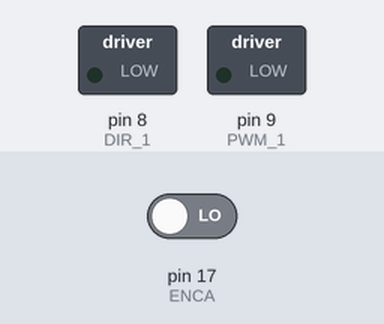
Recording of a sketch running on a simulated Arduino Uno, built with avr-gcc and run on an emulated ATmega328P. Parts: switched loads named in the sketch (green lamp = pin HIGH). Inputs (shaded band) come from the test bench; at power-on: pin 17 (ENCA) LOW. What the sketch prints to the serial monitor is not drawn.

Above: at 0.1 s.
At 2.1 s:
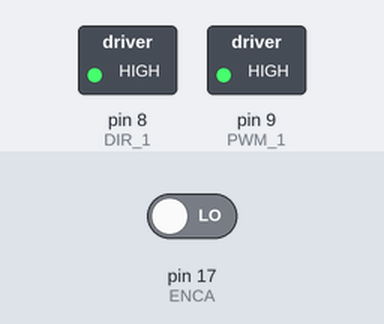
Timing chart, 0 to 3.6 s (numbered marks = the images above):
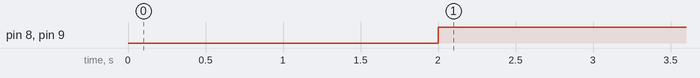

Measured:
- by itself, pin 8 (DIR_1), pin 9 (PWM_1): LOW → HIGH at 2.0 s

The sketch:

EncoderTesting-ControlSystem-EASEboard.ino
```cpp
// Encoder test code with control system - derivative and integral terms removed
// This code uses the PCINT function on DIO17 (PCINT11)
// Based on code from Curio Res: https://github.com/curiores/ArduinoTutorials
// Watch this video for more information: https://www.youtube.com/watch?v=dTGITLnYAY0

#define ENCA 17 // interrupt on pin 17 (PC3)
#define ENCB 16
#define PWM_1 9
#define DIR_1 8

#define totalDistance 17 //number of motor shaft rotations to complete
#define gearRatio 326 // for testing output shaft accuracy: 302 for POLO, 349 for EASE
//#define gearRatio 1  // for testing small distance accuracy
#define pulsePerRotate 11  // encoder pulses (rising) for one rotation: 7 for POLO, 11 for EASE
#define screwPitch 8  // TPI of leadscrew

volatile unsigned int posi = 0; // specify posi as volatile
unsigned int target = totalDistance * gearRatio * pulsePerRotate * screwPitch;  // how many encoder pulses to travel

int printerval = 10;  // millisecond interval to print values
unsigned long printTime = 0;  // timer for printing stuff

void setup() {
  Serial.begin(115200);
  pinMode(ENCA,INPUT);
  pinMode(ENCB,INPUT);

  pinMode(PWM_1,OUTPUT);
  pinMode(DIR_1,OUTPUT);
  digitalWrite(PWM_1,LOW);  // don't let the motor rotate at startup
  digitalWrite(DIR_1,LOW);

  PCICR |= 0b00000010;  // enable interrupts on PC register
  PCMSK1 |= 0b00001000;  // use interrupt mask on D17/A3/PC3

  delay(1000);
  Serial.println(target);  // print how far we're going
  delay(1000);
}

void loop() {
  if(posi < target)  // we haven't reached the target distance
    setMotor(255);  // run the motor
  else  // if we have reached the target
    setMotor(0);  // stop the motor

  if(millis()-printTime >= printerval)
  {
    Serial.print(target);
    Serial.print(" ");
    Serial.print(posi);
    Serial.println();

    printTime = millis();
  }
}

void setMotor(int pwmVal)
{
  analogWrite(PWM_1,abs(pwmVal));

  if(pwmVal > 0)
    digitalWrite(DIR_1,HIGH);
  else
    digitalWrite(DIR_1,LOW);
}

ISR (PCINT1_vect){  // encoder read function
  if(PINC & 0b00001000)  // if interrupt is high (rising signal)
  {
    if(PINC & 0b00000100)  // if PC2 (DIO16) is high
      posi++;  // increment position

    else  // is PC2 is low
      posi--;  // decrement position
  }
}
```
